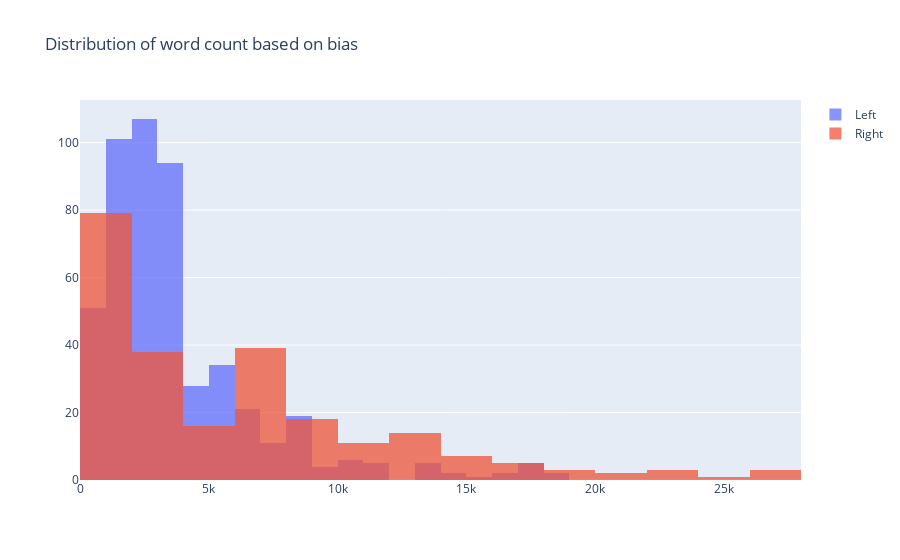

Here is the notebook cell this chart was saved with:
### Code cell
x1 = df.loc[df['Bias_num'] == 1, 'word_count']
x0 = df.loc[df['Bias_num'] == 0, 'word_count']

trace1 = go.Histogram(
    x=x0, name='Left',
    opacity=0.75
)
trace2 = go.Histogram(
    x=x1, name = 'Right',
    opacity=0.75
)

data = [trace1, trace2]
layout = go.Layout(barmode='overlay', title='Distribution of word count based on bias')
fig = go.Figure(data=data, layout=layout)
fig.show()

### Figure 1 — Plotly figure (JSON) as saved in the notebook; plotly's stock layout.template omitted (floating-point values rounded to 4 significant figures; data arrays with more than 128 entries replaced by an {"elided": "..."} marker saying what was removed)
{"data": [{"name": "Left", "opacity": 0.75, "type": "histogram", "x": {"elided": "498 int values"}}, {"name": "Right", "opacity": 0.75, "type": "histogram", "x": {"elided": "239 int values"}}], "layout": {"barmode": "overlay", "title": {"text": "Distribution of word count based on bias"}}}
